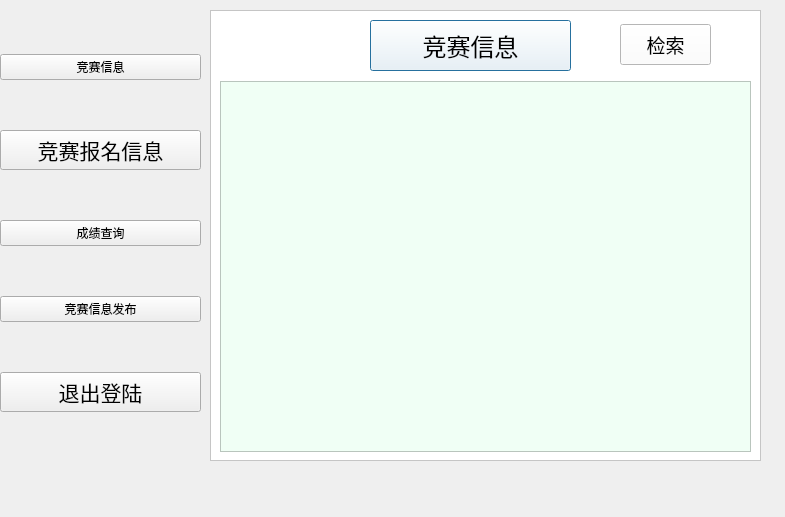
<?xml version="1.0" encoding="UTF-8"?>
<ui version="4.0">
 <class>competition_information_teacher</class>
 <widget class="QDialog" name="competition_information_teacher">
  <property name="geometry">
   <rect>
    <x>0</x>
    <y>0</y>
    <width>785</width>
    <height>517</height>
   </rect>
  </property>
  <property name="windowTitle">
   <string>Dialog</string>
  </property>
  <widget class="QFrame" name="frame">
   <property name="geometry">
    <rect>
     <x>210</x>
     <y>10</y>
     <width>551</width>
     <height>451</height>
    </rect>
   </property>
   <property name="styleSheet">
    <string notr="true">background-color: rgb(255, 255, 255);</string>
   </property>
   <property name="frameShape">
    <enum>QFrame::StyledPanel</enum>
   </property>
   <property name="frameShadow">
    <enum>QFrame::Raised</enum>
   </property>
   <widget class="QPushButton" name="pushButton_3">
    <property name="geometry">
     <rect>
      <x>160</x>
      <y>10</y>
      <width>201</width>
      <height>51</height>
     </rect>
    </property>
    <property name="font">
     <font>
      <family>Arial</family>
      <pointsize>18</pointsize>
     </font>
    </property>
    <property name="text">
     <string>竞赛信息</string>
    </property>
   </widget>
   <widget class="QTableView" name="tableView">
    <property name="geometry">
     <rect>
      <x>10</x>
      <y>71</y>
      <width>531</width>
      <height>371</height>
     </rect>
    </property>
    <property name="styleSheet">
     <string notr="true">background-color: rgb(240, 255, 245);
</string>
    </property>
   </widget>
   <widget class="QPushButton" name="pushButton_6">
    <property name="geometry">
     <rect>
      <x>410</x>
      <y>14</y>
      <width>91</width>
      <height>41</height>
     </rect>
    </property>
    <property name="font">
     <font>
      <family>Arial</family>
      <pointsize>14</pointsize>
     </font>
    </property>
    <property name="text">
     <string>检索</string>
    </property>
   </widget>
  </widget>
  <widget class="QWidget" name="verticalLayoutWidget">
   <property name="geometry">
    <rect>
     <x>0</x>
     <y>10</y>
     <width>201</width>
     <height>451</height>
    </rect>
   </property>
   <layout class="QVBoxLayout" name="verticalLayout">
    <item>
     <widget class="QPushButton" name="pushButton_4">
      <property name="styleSheet">
       <string notr="true">font: 16pt &quot;Arial&quot;;</string>
      </property>
      <property name="text">
       <string>竞赛信息</string>
      </property>
     </widget>
    </item>
    <item>
     <widget class="QPushButton" name="pushButton">
      <property name="font">
       <font>
        <family>Arial</family>
        <pointsize>16</pointsize>
       </font>
      </property>
      <property name="text">
       <string>竞赛报名信息</string>
      </property>
     </widget>
    </item>
    <item>
     <widget class="QPushButton" name="pushButton_5">
      <property name="styleSheet">
       <string notr="true">font: 16pt &quot;Arial&quot;;</string>
      </property>
      <property name="text">
       <string>成绩查询</string>
      </property>
     </widget>
    </item>
    <item>
     <widget class="QPushButton" name="pushButton_7">
      <property name="styleSheet">
       <string notr="true">font: 16pt &quot;Arial&quot;;</string>
      </property>
      <property name="text">
       <string>竞赛信息发布</string>
      </property>
     </widget>
    </item>
    <item>
     <widget class="QPushButton" name="pushButton_2">
      <property name="font">
       <font>
        <family>Arial</family>
        <pointsize>16</pointsize>
       </font>
      </property>
      <property name="text">
       <string>退出登陆</string>
      </property>
     </widget>
    </item>
   </layout>
  </widget>
 </widget>
 <resources/>
 <connections/>
</ui>
